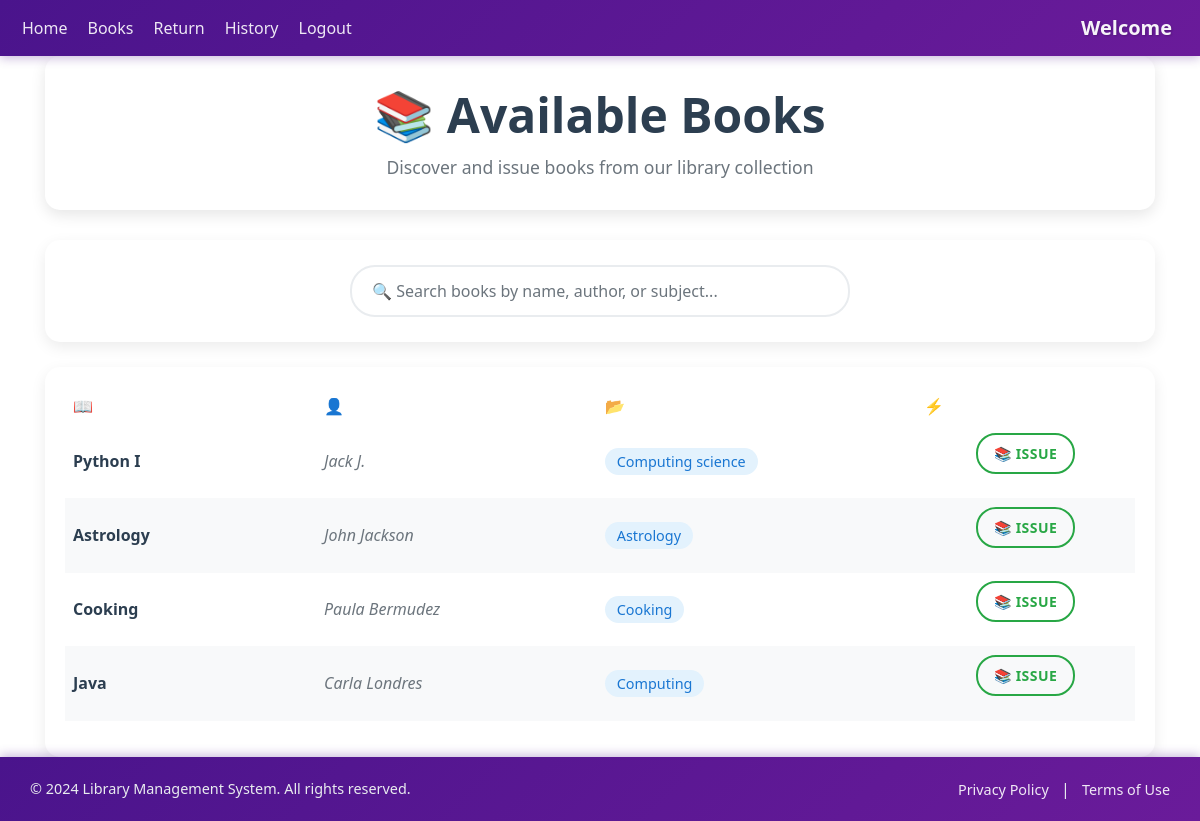
Screenshot of /issue (signed in) with the database file from the repository.
### polls/models.py (models this page shows, shortened)
class Book(models.Model):
    book_name = models.CharField(max_length=150)
    author_name = models.CharField(max_length=200)
    quantity = models.IntegerField(default=1)
    subject = models.CharField(max_length=2000)
    book_add_time = models.TimeField(default=timezone.now())
    book_add_date = models.DateField(default=date.today())
    class Meta:
        unique_together = ("book_name", "author_name")

### polls/views.py (the view, shortened to what this page needs)
# urls.py: path("issue", views.issue, name="issue"),
@login_required(login_url="login")
def issue(request):
    my_items = IssuedItem.objects.filter(
        user_id=request.user, return_date__isnull=True
    ).values_list("book_id")
    books = Book.objects.exclude(id__in=my_items).filter(quantity__gt=0)
    return render(request, "issue_item.html", {"books": books})

### polls/templates/issue_item.html (shortened to what this page needs)
{% extends 'base.html' %} {% block content %}
<div class="container">
  <div class="page-header">
    <h1 class="display-5 fw-bold">📚 Available Books</h1>
    <p class="page-subtitle">Discover and issue books from our library collection</p>
  </div>
  <div class="search-wrapper">
    <div class="input-group">
      <input
        id="search"
        type="search"
        class="form-control"
        placeholder="🔍 Search books by name, author, or subject..."
        aria-label="Search"
        aria-describedby="search-addon"
      />
    </div>
  </div>
  <div class="table-wrapper">
    <table class="table">
      <thead>
        <tr>
          <th scope="col">📖 Book Name</th>
          <th scope="col">👤 Author Name</th>
          <th scope="col">📂 Subject</th>
          <th scope="col">⚡ Action</th>
        </tr>
      </thead>
      <tbody id="table_data">
        {% for book in books %}
        <tr>
          <td><span class="book-name">{{book.book_name}}</span></td>
          <td><span class="author-name">{{book.author_name}}</span></td>
          <td><span class="subject">{{book.subject}}</span></td>
          <td>
            <center>
              <form action="issue" method="post">
                <button type="submit" class="btn btn-outline-success btn-sm">
                  <b>📚 Issue</b>
                </button>
              </form>
            </center>
          </td>
        </tr>
        {% endfor %}
      </tbody>
    </table>
  </div>
</div>
{% endblock %}

### polls/templates/base.html (style rules this page uses)
:root { --bs-primary: #BA68C8; --bs-primary-rgb: 186, 104, 200; }
body { background-color: linear-gradient(#89b4f4, #cf7ade); background-repeat: no-repeat; background-size: cover; padding-top: 0; }
html, body { height: 100%; margin: 0; }
body { display: flex; flex-direction: column; }

### polls/templates/issue_item.html (style rules this page uses)
body { background: white; background-attachment: fixed; background-repeat: no-repeat; min-height: 100vh; }
.container { width: 100%; padding-right: 15px; padding-left: 15px; margin-right: auto; margin-left: auto; }
.page-header { background: white; padding: 30px; border-radius: 15px; box-shadow: 0 5px 15px rgba(0,0,0,0.1); margin-bottom: 30px; text-align: center; }
.page-header h1 { color: #2c3e50; margin-bottom: 10px; }
.page-subtitle { color: #6c757d; font-size: 1.1rem; margin: 0; }
.search-wrapper { background: white; padding: 25px; border-radius: 15px; box-shadow: 0 5px 15px rgba(0,0,0,0.08); margin-bottom: 25px; }
.input-group { width: 100%; margin-bottom: 0; max-width: 500px; margin: 0 auto; }
#search { border: 2px solid #e9ecef; border-radius: 25px; padding: 12px 20px; font-size: 1rem; transition: all 0.3s ease; }
.table-wrapper { background: white; border-radius: 15px; box-shadow: 0 5px 15px rgba(0,0,0,0.08); overflow: hidden; padding: 20px; }
table { border-collapse: separate; border-spacing: 0; border-radius: 10px; width: 100%; border: none; margin-bottom: 0; }
thead { background: linear-gradient(45deg, #007bff, #0056b3); color: white; }
th { text-align: left; padding: 16px; font-weight: 600; border: none; color: white; }
td { text-align: left; padding: 16px; border-bottom: 1px solid #f8f9fa; vertical-align: middle; }
tr:nth-child(even) { background-color: #f8f9fa; }
tr:nth-child(odd) { background-color: #ffffff; }
tbody tr { transition: all 0.2s ease; }
.btn-outline-success { border: 2px solid #28a745; color: #28a745; border-radius: 20px; padding: 8px 16px; font-weight: 600; transition: all 0.3s ease; text-transform: uppercase; letter-spacing: 0.5px; }
.book-name { font-weight: 600; color: #2c3e50; }
.author-name { color: #6c757d; font-style: italic; }
.subject { background: #e3f2fd; padding: 4px 12px; border-radius: 15px; font-size: 0.9rem; color: #1976d2; font-weight: 500; display: inline-block; }

### rows the page displays
Book: book_name "Python I", author_name "Jack J.", subject "Computing science"
Book: book_name "Astrology", author_name "John Jackson", subject "Astrology"
Book: book_name "Cooking", author_name "Paula Bermudez", subject "Cooking"
Book: book_name "Java", author_name "Carla Londres", subject "Computing"
